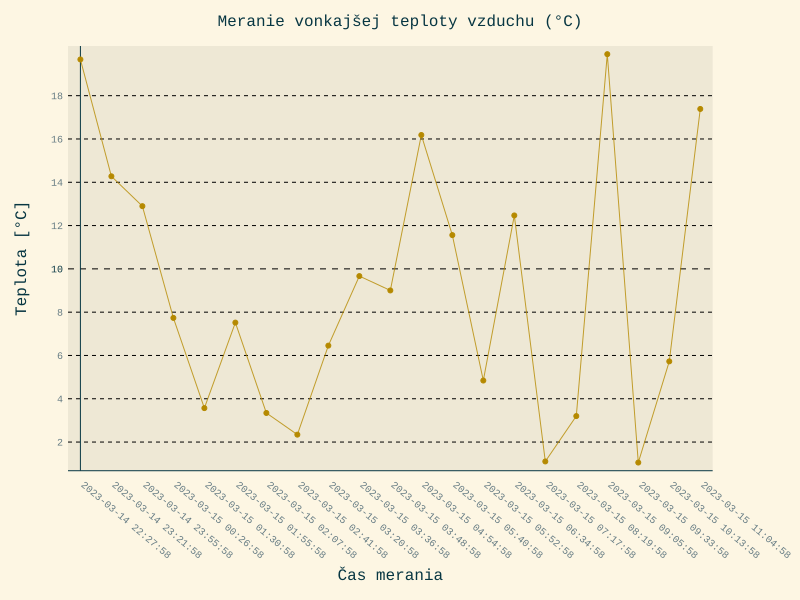

This chart was generated by the following Python code:
#!/usr/bin/env python
import random
import datetime
from pygal import Line, Pie, Bar, style

# Vygenerujem si cas a nameranu hodnotu vzduchu
start = datetime.datetime.today()
merania = [(start, random.uniform(1, 20))]

for i in range(20):
    next_date = merania[-1][0] +  datetime.timedelta(minutes=random.randint(10, 70))
    merania.append((next_date, random.uniform(1, 20)))


# Create Bar chart
chart = Bar(x_label_rotation=40, show_legend=False, style=style.LightSolarizedStyle) 
chart.title = 'Meranie vonkajšej teploty vzduchu (°C)'
chart.y_title = 'Teplota [°C]'
chart.x_title = 'Čas merania'

x_labels = [d.strftime('%Y-%m-%d %H:%M:%S') for d, _ in merania]
chart.x_labels = x_labels

# Add data to the chart
chart.add('Meranie teploty °C', [v for _, v in merania])

chart.render_to_file('meranie_vonkajsej_teploty_vzduchu_bar.svg')


# Create Line chart
chart = Line(x_label_rotation=40, show_legend=False , style=style.LightSolarizedStyle)
chart.title = 'Meranie vonkajšej teploty vzduchu (°C)'
chart.y_title = 'Teplota [°C]'
chart.x_title = 'Čas merania'

x_labels = [d.strftime('%Y-%m-%d %H:%M:%S') for d, _ in merania]
chart.x_labels = x_labels

# Add data to the chart
chart.add('Meranie teploty °C', [v for _, v in merania])

chart.render_to_file('meranie_vonkajsej_teploty_vzduchu_line.svg')
